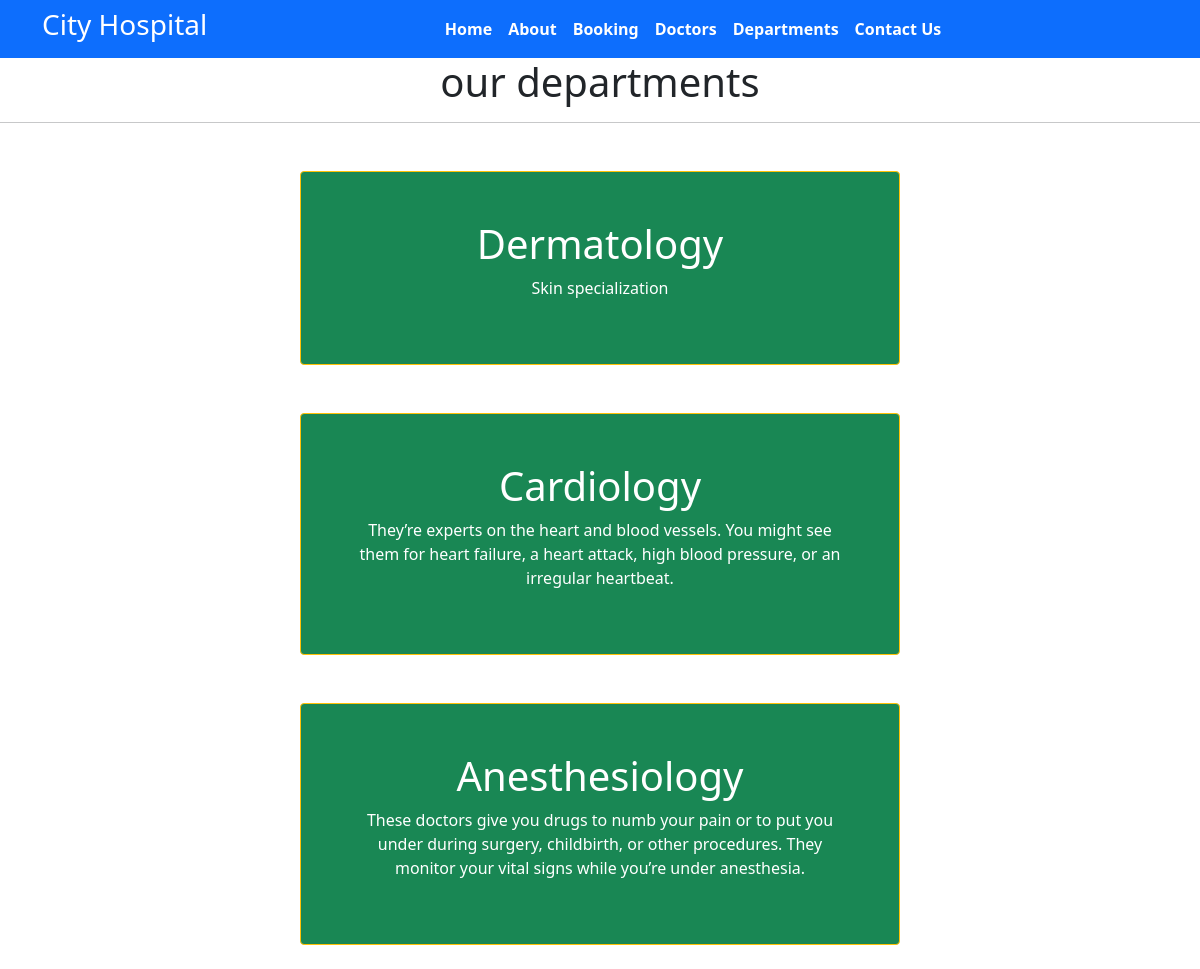
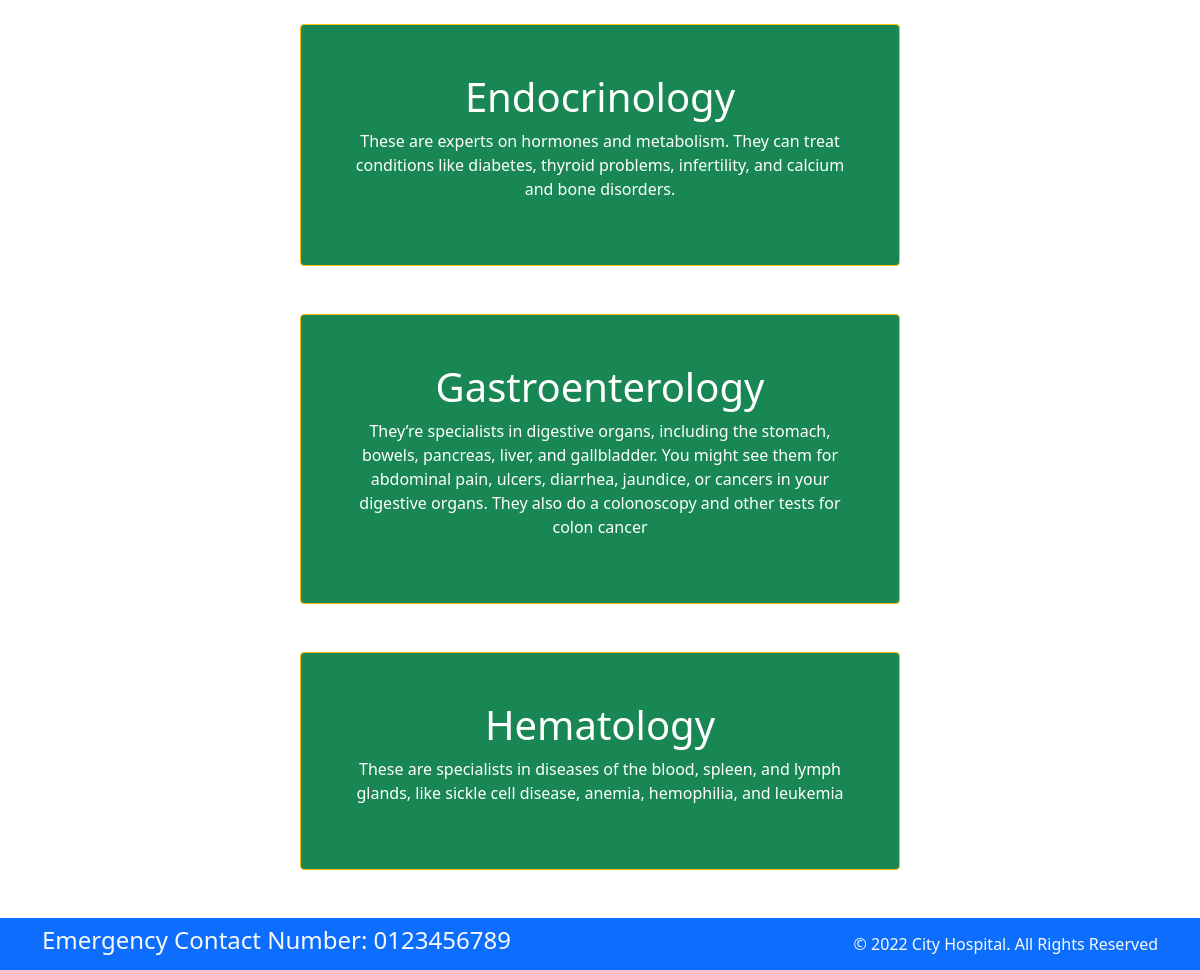
Screenshot of /department with the database file from the repository (2 pictures, top to bottom).
### myhome/models.py (models this page shows, shortened)
class Department(models. Model):
    dep_name = models.CharField(max_length=100)#numbers and letters
    dep_description = models.TextField()

### myhome/views.py (the view)
# urls.py: path('department', views.department, name='department'),
def department (request):
    dict_dept ={
        'dept':Department.objects.all()
    }
    return render (request, 'department.html',dict_dept)

### templates/department.html (shortened to what this page needs)
{% extends 'base.html' %}
{% block content  %}
<h1 class="text-center"> our departments </h1>
<hr>
{% for d in dept %}
<div class="mx-auto w-50 bg-success  text-center text-white p-5 my-5 border border-warning rounded">
    <h1>{{d.dep_name}} </h1>
    <p>{{d.dep_description}}</p>
</div>
{% endfor %}
{% endblock %}

### rows the page displays
Department: dep_name "Dermatology", dep_description "Skin specialization"
Department: dep_name "Cardiology", dep_description "They’re experts on the heart and blood vessels. You might see them for heart failure, a heart attack, high blood pressure, or an irregular heartbeat."
Department: dep_name "Anesthesiology", dep_description "These doctors give you drugs to numb your pain or to put you under during surgery, childbirth, or other procedures. They monitor your vital signs while you’re under anesthesia."
Department: dep_name "Endocrinology", dep_description "These are experts on hormones and metabolism. They can treat conditions like diabetes, thyroid problems, infertility, and calcium and bone disorders."
Department: dep_name "Gastroenterology", dep_description "They’re specialists in digestive organs, including the stomach, bowels, pancreas, liver, and gallbladder. You might see them for abdominal pain, ulcers, diarrhea, jaundice, or cancers in your digestive organs. They also do a colonoscopy and other tests for colon cancer"
Department: dep_name "Hematology", dep_description "These are specialists in diseases of the blood, spleen, and lymph glands, like sickle cell disease, anemia, hemophilia, and leukemia"
